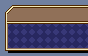

Rendered tile map (Tiled .tmx) drawn with the repository's tilesets; below, a short description and the full map source, tile grids included:
An orthogonal 11x7 tile map with 8x8 px tiles, 1 tile layer (Tile Layer 1).

<map version="1.9" tiledversion="1.9.2" orientation="orthogonal" renderorder="right-down" width="11" height="7" tilewidth="8" tileheight="8" infinite="0" nextlayerid="2" nextobjectid="1">
 <tileset firstgid="1" name="BobAnimsOffTiles" tilewidth="8" tileheight="8" tilecount="32" columns="8">
  <image source="../../Image/Png/BobAnimsOffTiles.png" width="64" height="32" />
 </tileset>
 <layer id="1" name="Tile Layer 1" width="11" height="7">
  <data encoding="csv">
1,2147483666,13,13,13,13,13,13,13,13,13,
2147483663,2147483665,7,7,7,7,7,7,7,7,7,
16,1073741830,1073741830,1073741830,1073741830,1073741830,1073741830,1073741830,1073741830,1073741830,1073741830,
19,2,2,2,2,2,2,2,2,2,2,
19,2,2,2,2,2,2,2,2,2,2,
19,2,2,2,2,2,2,2,2,2,2,
20,1073741827,1073741827,1073741827,1073741827,1073741827,1073741827,1073741827,1073741827,1073741827,1073741827
</data>
 </layer>
</map>
